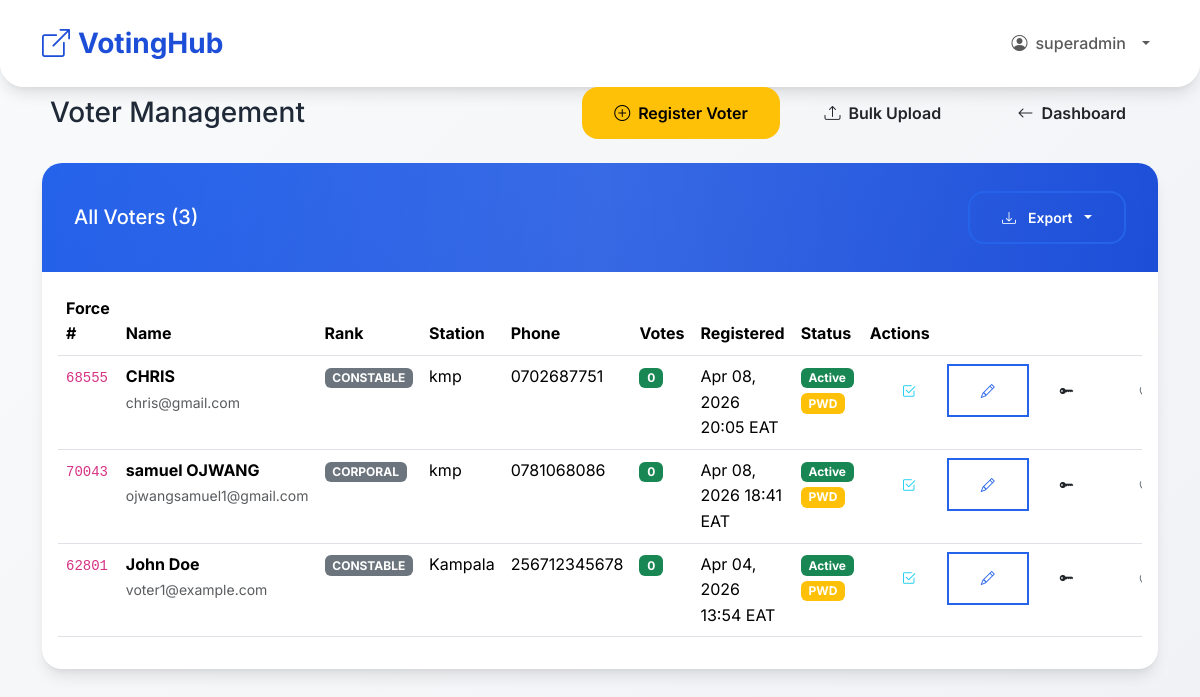
Before: /polls/admin/voters/ (signed in) with the older database file.
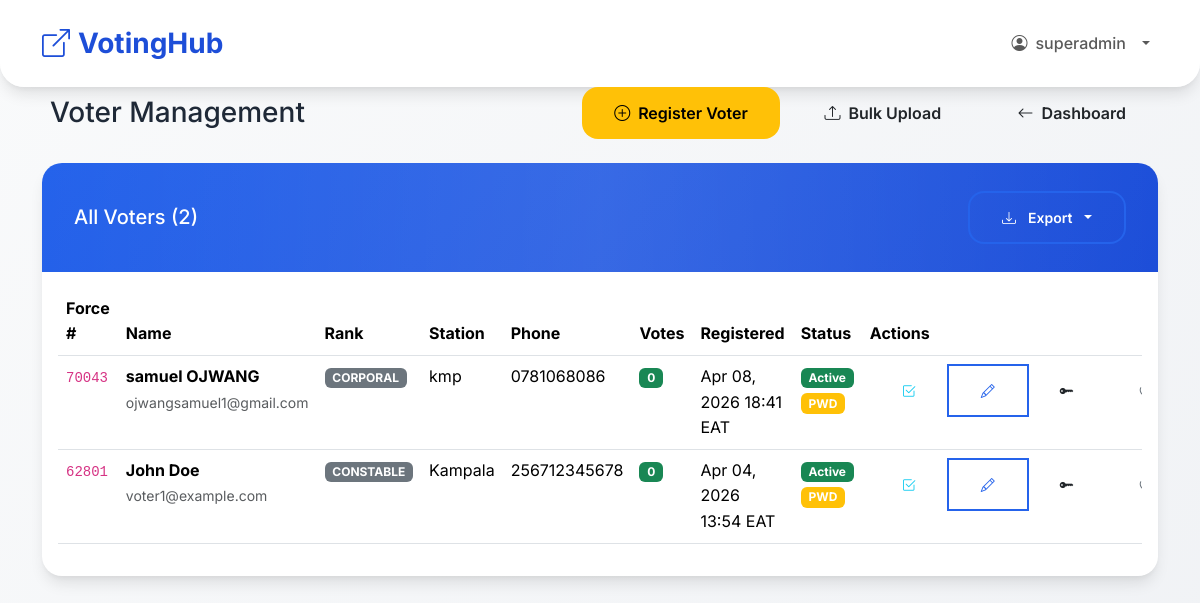
After: the same page with the newer database file.
### polls/models.py (models this page shows, shortened)
class PoliceUser(AbstractUser):
    force_number = models.CharField(
        max_length=50,
        unique=True,
        help_text="Force Number"
    )
    rank = models.CharField(
        max_length=50,
        choices=[
            ('PC', 'PC'),
            ('CPL', 'CPL'),
            ('SGT', 'SGT'),
            ('S/SGT', 'S/SGT'),
            ('HCM', 'HCM'),
            ('AIP', 'AIP'),
            ('IP', 'IP'),
            ('ASP', 'ASP'),
            ('SP', 'SP'),
            ('SSP', 'SSP'),
            ('ACP', 'ACP'),
            ('CP', 'CP'),
        ]
    )
    station = models.CharField(max_length=100)
    phone = models.CharField(max_length=15, blank=True)
    otp_code = models.CharField(max_length=6, blank=True, null=True)
    otp_expiry = models.DateTimeField(blank=True, null=True)
    is_active_voter = models.BooleanField(default=False)
    role = models.CharField(
        max_length=20,
        choices=[
            ('SUPER_ADMIN', 'Super Admin'),
            ('ADMIN', 'Election Admin'),
            ('VOTER', 'Voter'),
        ],
        default='VOTER'
    )
    must_change_password = models.BooleanField(default=True)

### polls/views_admin.py (the view)
# urls.py: path('admin/voters/', views_admin.admin_voters, name='admin_voters'),
@login_required
@user_passes_test(is_admin)
def admin_voters(request):
    voters = PoliceUser.objects.filter(role='VOTER').order_by('-date_joined')
    return render(request, 'polls/admin_voters.html', {
        'voters': voters, 'is_superadmin': request.user.role == 'SUPER_ADMIN'
    })

### polls/views_admin.py (called while the page is built)
def is_admin(user):
    return user.role in ['SUPER_ADMIN', 'ADMIN']

### templates/polls/admin_voters.html (shortened to what the changed rows need)
{% extends 'base.html' %}
{% block content %}
<div class="row justify-content-center">
    <div class="col-lg-12">
        <div class="d-flex justify-content-between align-items-center mb-4">
            <h1 class="h3 mb-0">
                Voter Management
            </h1>
        </div>
        <div class="card mb-4">
            <div class="card-header">
                <div class="d-flex justify-content-between align-items-center">
                    <h5 class="mb-0">All Voters ({{ voters.count }})</h5>
                    <div class="btn-group">
                        <button type="button" class="btn btn-sm btn-outline-primary dropdown-toggle text-white" data-bs-toggle="dropdown">
                        </button>
                    </div>
                </div>
            </div>
            <div class="card-body">
                {% if voters %}
                    <div class="table-responsive">
                        <table class="table table-hover">
                            <thead>
                                <tr>
                                    <th>Force #</th>
                                    <th>Name</th>
                                    <th>Rank</th>
                                    <th>Station</th>
                                    <th>Phone</th>
                                    <th>Votes</th>
                                    <th>Registered</th>
                                    <th>Status</th>
                                    <th>Actions</th>
                                </tr>
                            </thead>
                            <tbody>
                                {% for voter in voters %}
                                <tr>
                                    <td><code>{{ voter.force_number }}</code></td>
                                    <td>
                                        <strong>{{ voter.get_full_name }}</strong>
                                        <br><small class="text-muted">{{ voter.email }}</small>
                                    </td>
                                    <td><span class="badge bg-secondary">{{ voter.get_rank_display }}</span></td>
                                    <td>{{ voter.station }}</td>
                                    <td>{{ voter.phone|default:"-" }}</td>
                                    <td><span class="badge bg-success">{{ voter.votes.count }}</span></td>
                                    <td>{{ voter.date_joined|date:"M d, Y H:i" }} EAT</td>
                                    <td>
                                        {% if voter.is_active %}
                                            <span class="badge bg-success">Active</span>
                                        {% else %}
                                            <span class="badge bg-danger">Inactive</span>
                                        {% endif %}
                                        {% if voter.must_change_password %}
                                            <span class="badge bg-warning">PWD</span>
                                        {% endif %}
                                    </td>
                                    <td>
                                        <div class="btn-group btn-group-sm">
                                            <a href="{% url 'polls:admin_voter_elections' voter.id %}" class="btn btn-outline-info" title="Manage Elections">
                                                <i class="bi bi-check2-square"></i>
                                            </a>
                                            <a href="{% url 'polls:admin_edit_voter' voter.id %}" class="btn btn-outline-primary" title="Edit">
                                                <i class="bi bi-pencil"></i>
                                            </a>
                                            {% if is_superadmin %}
                                                <a href="{% url 'polls:admin_change_voter_password' voter.id %}" class="btn btn-outline-dark" title="Change Password">
                                                    <i class="bi bi-key-fill"></i>
                                                </a>
                                            {% endif %}
                                            <form method="post" action="{% url 'polls:admin_reset_voter_votes' voter.id %}" style="display:inline;" onsubmit="return confirm('Reset ALL votes for {{ voter.get_full_name }}? They will be able to vote again.')">
                                                <button type="submit" class="btn btn-outline-secondary" title="Reset Votes">
                                                    <i class="bi bi-arrow-counterclockwise"></i>
                                                </button>
                                            </form>
                                        </div>
                                    </td>
                                </tr>
                                {% endfor %}
                            </tbody>
                        </table>
                    </div>
                {% endif %}
            </div>
        </div>
    </div>
</div>
{% endblock %}

Changed rows visible on the page:
removed PoliceUser: force_number "68555", get_full_name "CHRIS", email "chris@gmail.com", rank "CONSTABLE", station "kmp", phone "0702687751", votes.count "0", date_joined "Apr 08, 2026 20:05", is_active "Active", must_change_password "PWD"
Other visible differences:
{{ voters.count }}: "3" → "2"
